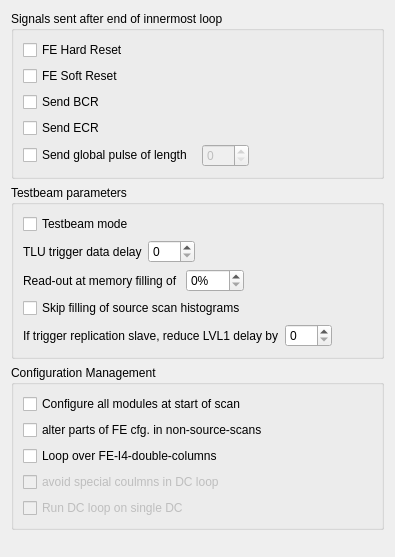
       <widget class="QWidget" name="TabPage3">
        <attribute name="title">
         <string>Expert Settings</string>
        </attribute>
        <layout class="QVBoxLayout" name="verticalLayout_53">
         <item>
          <layout class="QVBoxLayout" name="verticalLayout_52">
           <item>
            <widget class="QGroupBox" name="ErrorBox">
             <property name="title">
              <string>Signals sent after end of innermost loop</string>
             </property>
             <layout class="QVBoxLayout" name="verticalLayout_6">
              <item>
               <layout class="QVBoxLayout" name="verticalLayout_5">
                <item>
                 <widget class="QCheckBox" name="hardReset">
                  <property name="text">
                   <string>FE Hard Reset</string>
                  </property>
                 </widget>
                </item>
                <item>
                 <widget class="QCheckBox" name="softReset">
                  <property name="text">
                   <string>FE Soft Reset</string>
                  </property>
                 </widget>
                </item>
                <item>
                 <widget class="QCheckBox" name="sendBCR">
                  <property name="text">
                   <string>Send BCR</string>
                  </property>
                 </widget>
                </item>
                <item>
                 <widget class="QCheckBox" name="sendECR">
                  <property name="text">
                   <string>Send ECR</string>
                  </property>
                 </widget>
                </item>
                <item>
                 <layout class="QHBoxLayout" name="horizontalLayout_32">
                  <item>
                   <widget class="QCheckBox" name="globalPulse">
                    <property name="text">
                     <string>Send global pulse of length </string>
                    </property>
                   </widget>
                  </item>
                  <item>
                   <widget class="QSpinBox" name="globalPulseLength">
                    <property name="enabled">
                     <bool>false</bool>
                    </property>
                    <property name="maximum">
                     <number>255</number>
                    </property>
                   </widget>
                  </item>
                  <item>
                   <spacer name="horizontalSpacer_36">
                    <property name="orientation">
                     <enum>Qt::Horizontal</enum>
                    </property>
                    <property name="sizeHint" stdset="0">
                     <size>
                      <width>40</width>
                      <height>20</height>
                     </size>
                    </property>
                   </spacer>
                  </item>
                 </layout>
                </item>
               </layout>
              </item>
             </layout>
            </widget>
           </item>
           <item>
            <widget class="QGroupBox" name="tbBox">
             <property name="title">
              <string>Testbeam parameters</string>
             </property>
             <layout class="QVBoxLayout" name="verticalLayout_49">
              <item>
               <layout class="QVBoxLayout" name="verticalLayout_48">
                <item>
                 <widget class="QCheckBox" name="tbModeBox">
                  <property name="text">
                   <string>Testbeam mode</string>
                  </property>
                 </widget>
                </item>
                <item>
                 <layout class="QHBoxLayout" name="horizontalLayout_18">
                  <item>
                   <widget class="QLabel" name="tluDelayLabel">
                    <property name="text">
                     <string>TLU trigger data delay</string>
                    </property>
                   </widget>
                  </item>
                  <item>
                   <widget class="QSpinBox" name="tluDelay">
                    <property name="maximum">
                     <number>255</number>
                    </property>
                   </widget>
                  </item>
                  <item>
                   <spacer name="horizontalSpacer_5">
                    <property name="orientation">
                     <enum>Qt::Horizontal</enum>
                    </property>
                    <property name="sizeHint" stdset="0">
                     <size>
                      <width>40</width>
                      <height>20</height>
                     </size>
                    </property>
                   </spacer>
                  </item>
                 </layout>
                </item>
                <item>
                 <layout class="QHBoxLayout" name="horizontalLayout_33">
                  <item>
                   <widget class="QLabel" name="sramLabel">
                    <property name="text">
                     <string>Read-out at memory filling of </string>
                    </property>
                   </widget>
                  </item>
                  <item>
                   <widget class="QSpinBox" name="sramFillLevel">
                    <property name="suffix">
                     <string>%</string>
                    </property>
                    <property name="maximum">
                     <number>100</number>
                    </property>
                   </widget>
                  </item>
                  <item>
                   <spacer name="horizontalSpacer_16">
                    <property name="orientation">
                     <enum>Qt::Horizontal</enum>
                    </property>
                    <property name="sizeHint" stdset="0">
                     <size>
                      <width>40</width>
                      <height>20</height>
                     </size>
                    </property>
                   </spacer>
                  </item>
                 </layout>
                </item>
                <item>
                 <widget class="QCheckBox" name="noSrcHistos">
                  <property name="text">
                   <string>Skip filling of source scan histograms</string>
                  </property>
                 </widget>
                </item>
                <item>
                 <layout class="QHBoxLayout" name="horizontalLayout_37">
                  <item>
                   <widget class="QLabel" name="redDelLabel">
                    <property name="text">
                     <string>If trigger replication slave, reduce LVL1 delay by</string>
                    </property>
                   </widget>
                  </item>
                  <item>
                   <widget class="QSpinBox" name="reduceDelay">
                    <property name="maximum">
                     <number>255</number>
                    </property>
                   </widget>
                  </item>
                  <item>
                   <spacer name="horizontalSpacer_42">
                    <property name="orientation">
                     <enum>Qt::Horizontal</enum>
                    </property>
                    <property name="sizeHint" stdset="0">
                     <size>
                      <width>40</width>
                      <height>20</height>
                     </size>
                    </property>
                   </spacer>
                  </item>
                 </layout>
                </item>
               </layout>
              </item>
             </layout>
            </widget>
           </item>
           <item>
            <widget class="QGroupBox" name="ConfigBox">
             <property name="title">
              <string>Configuration Management</string>
             </property>
             <layout class="QVBoxLayout" name="verticalLayout_51">
              <item>
               <layout class="QVBoxLayout" name="verticalLayout_50">
                <item>
                 <widget class="QCheckBox" name="cfgAtStart">
                  <property name="text">
                   <string>Configure all modules at start of scan</string>
                  </property>
                 </widget>
                </item>
                <item>
                 <widget class="QCheckBox" name="alterCfgBox">
                  <property name="text">
                   <string>alter parts of FE cfg. in non-source-scans</string>
                  </property>
                 </widget>
                </item>
                <item>
                 <widget class="QCheckBox" name="dcloopBox">
                  <property name="text">
                   <string>Loop over FE-I4-double-columns</string>
                  </property>
                 </widget>
                </item>
                <item>
                 <widget class="QCheckBox" name="noSpecialColBox">
                  <property name="enabled">
                   <bool>false</bool>
                  </property>
                  <property name="text">
                   <string>avoid special coulmns in DC loop</string>
                  </property>
                 </widget>
                </item>
                <item>
                 <widget class="QCheckBox" name="singleDcLoopBox">
                  <property name="enabled">
                   <bool>false</bool>
                  </property>
                  <property name="text">
                   <string>Run DC loop on single DC</string>
                  </property>
                 </widget>
                </item>
               </layout>
              </item>
             </layout>
            </widget>
           </item>
           <item>
            <spacer name="spacer38">
             <property name="orientation">
              <enum>Qt::Vertical</enum>
             </property>
             <property name="sizeType">
              <enum>QSizePolicy::Expanding</enum>
             </property>
             <property name="sizeHint" stdset="0">
              <size>
               <width>20</width>
               <height>16</height>
              </size>
             </property>
            </spacer>
           </item>
          </layout>
         </item>
        </layout>
       </widget>
